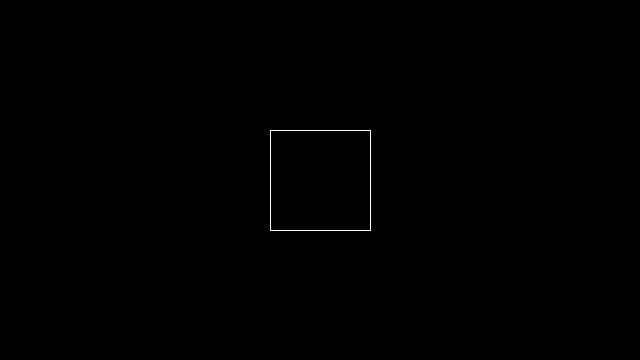
Frame 1 (no input)
Frame 60 (the mouse pressed at the canvas centre just before this capture): identical to frame 1, image omitted
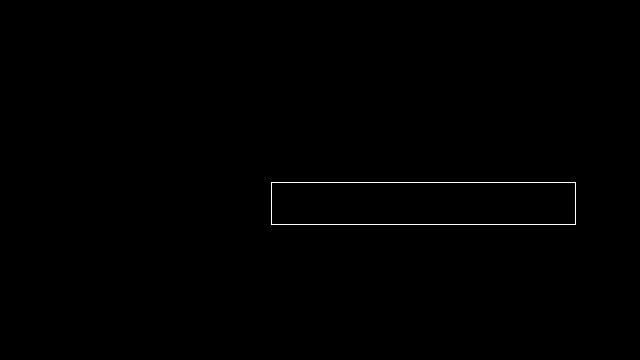
Frame 120 (the mouse held since frame 60 and released just before this capture)

The Processing sketch that drew these frames (run headless with seeded random() and noise(); from frame 60 on, the mouse is pressed at the canvas centre):

// Processing sketch: w2_stp17
// ── w2_stp17.pde
float x, y;
float w = 100;
float h = 100;
float bright = 0;

void setup() {
  size(640, 360);
  rectMode(CENTER);
  x = width * 0.5;
  y = height * 0.5;
  stroke(255);
}

void mousePressed() {
  x = width * 0.5 + random(width * .25);
  y = height * 0.5 + random(height * .25);
  w = random(width * .5);
  h = random(height * .5);
}

void draw() {
  background(0);

  if (mouseX > x - w * 0.5
    && mouseX < x + w * 0.5
    && mouseY > y - h * 0.5
    && mouseY < y + h * 0.5) {
    bright = 255;
  }

  fill(bright);
  rect(x, y, w, h);
  
  bright -= 5;
}
